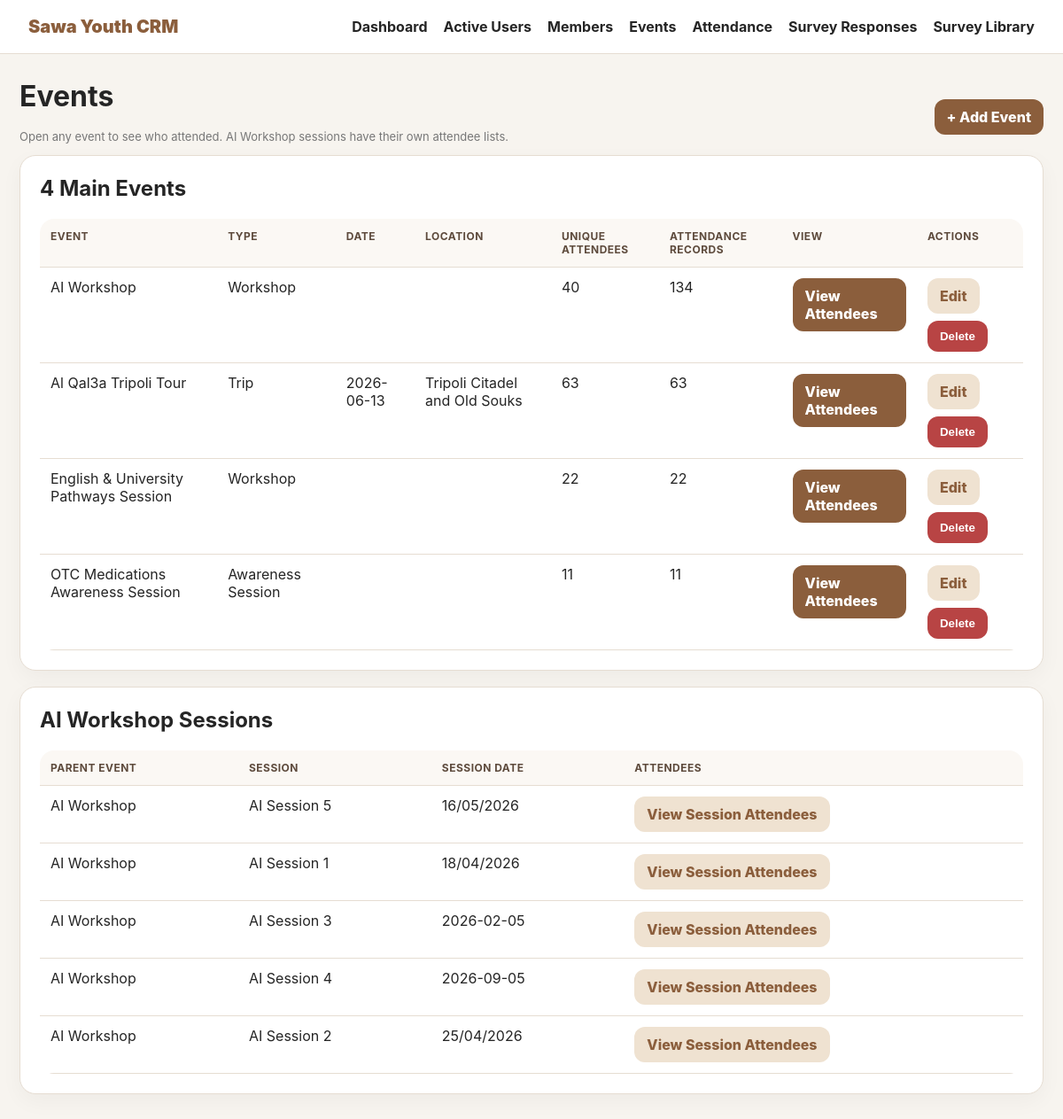
The app's page /events with its own data.
### tables this page shows
CREATE TABLE events (
    id INTEGER PRIMARY KEY AUTOINCREMENT,
    code TEXT UNIQUE,
    name TEXT NOT NULL,
    event_date TEXT,
    location TEXT,
    event_type TEXT,
    notes TEXT
);

### app.py (the view)
@app.route("/events")
def events():
    conn = get_db()
    rows = conn.execute("""
        SELECT e.*, COUNT(DISTINCT a.member_id) unique_attendees, COUNT(a.id) attendance_records
        FROM events e
        LEFT JOIN attendance a ON a.event_id=e.id
        GROUP BY e.id
        ORDER BY e.name
    """).fetchall()
    sessions = conn.execute("SELECT s.*, e.name event_name FROM sessions s JOIN events e ON e.id=s.event_id ORDER BY e.name, s.session_date").fetchall()
    conn.close()
    return render_template("events.html", events=rows, sessions=sessions)

### app.py (called while the page is built)
def get_db():
    conn = sqlite3.connect(DB_PATH)
    conn.row_factory = sqlite3.Row
    conn.execute("PRAGMA foreign_keys = ON")
    return conn

### templates/events.html
{% extends 'base.html' %}{% block content %}<div class="actions" style="justify-content:space-between"><div><h1>Events</h1><p class="label">Open any event to see who attended. AI Workshop sessions have their own attendee lists.</p></div><a class="btn" href="{{ url_for('event_new') }}">+ Add Event</a></div>
<div class="card"><h2>4 Main Events</h2><table><tr><th>Event</th><th>Type</th><th>Date</th><th>Location</th><th>Unique Attendees</th><th>Attendance Records</th><th>View</th><th>Actions</th></tr>{% for e in events %}<tr><td>{{ e.name }}</td><td>{{ e.event_type or '' }}</td><td>{{ e.event_date or '' }}</td><td>{{ e.location or '' }}</td><td>{{ e.unique_attendees }}</td><td>{{ e.attendance_records }}</td><td><a class="btn" href="{{ url_for('event_attendees', event_id=e.id) }}">View Attendees</a></td><td class="actions"><a class="btn secondary" href="{{ url_for('event_edit', event_id=e.id) }}">Edit</a><form method="post" action="{{ url_for('event_delete', event_id=e.id) }}" onsubmit="return confirm('Delete this event?')"><button class="btn danger">Delete</button></form></td></tr>{% endfor %}</table></div>
<div class="card"><h2>AI Workshop Sessions</h2><table><tr><th>Parent Event</th><th>Session</th><th>Session Date</th><th>Attendees</th></tr>{% for s in sessions %}<tr><td>{{ s.event_name }}</td><td>{{ s.name }}</td><td>{{ s.session_date }}</td><td><a class="btn secondary" href="{{ url_for('session_attendees', session_id=s.id) }}">View Session Attendees</a></td></tr>{% endfor %}</table></div>{% endblock %}

### static/style.css (style rules this page uses)
:root { --bg:#f7f4ef;--card:#fff;--ink:#252525;--muted:#777;--line:#e6ddd2;--accent:#8b5e3c;--soft:#efe2d1 }
* { box-sizing:border-box }
body { margin:0;font-family:Inter,Arial,sans-serif;background:var(--bg);color:var(--ink) }
h1 { margin:0 0 18px }
.card { background:white;border:1px solid var(--line);border-radius:18px;padding:22px;box-shadow:0 8px 24px rgba(0,0,0,.04);margin-bottom:18px }
.label { color:var(--muted);font-size:13px }
.btn { background:var(--accent);color:white;padding:10px 14px;border-radius:12px;border:0;text-decoration:none;display:inline-block;font-weight:800;cursor:pointer }
.btn.secondary { background:var(--soft);color:var(--accent) }
.btn.danger { background:#b84444 }
.actions { display:flex;gap:8px;align-items:center;flex-wrap:wrap }
table { width:100%;border-collapse:collapse;background:white;border-radius:16px;overflow:hidden }
th,td { text-align:left;padding:12px;border-bottom:1px solid var(--line);vertical-align:top }
th { background:#fbf8f4;color:#5d4a3c;font-size:12px;text-transform:uppercase;letter-spacing:.04em }
.btn { transition:.15s ease }
h2 { margin-top:0 }

### records on screen
events: name "AI Workshop", event_type "Workshop", unique_attendees "40", attendance_records "134"
events: name "Al Qal3a Tripoli Tour", event_type "Trip", event_date "2026-06-13", location "Tripoli Citadel and Old Souks", unique_attendees "63", attendance_records "63"
events: name "English & University Pathways Session", event_type "Workshop", unique_attendees "22", attendance_records "22"
events: name "OTC Medications Awareness Session", event_type "Awareness Session", unique_attendees "11", attendance_records "11"

### other values on screen
{{ s.event_name }} "AI Workshop"
{{ s.name }} "AI Session 5"
{{ s.session_date }} "16/05/2026"
{{ s.name }} "AI Session 1"
{{ s.session_date }} "18/04/2026"
{{ s.name }} "AI Session 3"
{{ s.session_date }} "2026-02-05"
{{ s.name }} "AI Session 4"
{{ s.session_date }} "2026-09-05"
{{ s.name }} "AI Session 2"
{{ s.session_date }} "25/04/2026"
